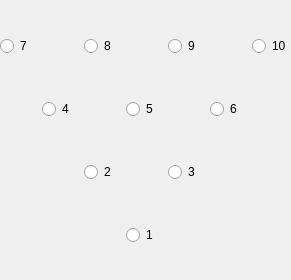
<?xml version="1.0" encoding="UTF-8"?>
<ui version="4.0">
 <class>Form_PinMap</class>
 <widget class="QWidget" name="Form_PinMap">
  <property name="geometry">
   <rect>
    <x>0</x>
    <y>0</y>
    <width>291</width>
    <height>280</height>
   </rect>
  </property>
  <property name="windowTitle">
   <string>Form</string>
  </property>
  <widget class="QWidget" name="gridLayoutWidget">
   <property name="geometry">
    <rect>
     <x>0</x>
     <y>0</y>
     <width>291</width>
     <height>281</height>
    </rect>
   </property>
   <layout class="QGridLayout" name="gridLayout">
    <property name="verticalSpacing">
     <number>7</number>
    </property>
    <item row="0" column="0">
     <widget class="QRadioButton" name="rb_pin7">
      <property name="layoutDirection">
       <enum>Qt::LeftToRight</enum>
      </property>
      <property name="text">
       <string>7</string>
      </property>
      <property name="autoExclusive">
       <bool>false</bool>
      </property>
     </widget>
    </item>
    <item row="2" column="2">
     <widget class="QRadioButton" name="rb_pin2">
      <property name="text">
       <string>2</string>
      </property>
      <property name="autoExclusive">
       <bool>false</bool>
      </property>
     </widget>
    </item>
    <item row="2" column="4">
     <widget class="QRadioButton" name="rb_pin3">
      <property name="text">
       <string>3</string>
      </property>
      <property name="autoExclusive">
       <bool>false</bool>
      </property>
     </widget>
    </item>
    <item row="3" column="3">
     <widget class="QRadioButton" name="rb_pin1">
      <property name="text">
       <string>1</string>
      </property>
      <property name="autoExclusive">
       <bool>false</bool>
      </property>
     </widget>
    </item>
    <item row="0" column="4">
     <widget class="QRadioButton" name="rb_pin9">
      <property name="text">
       <string>9</string>
      </property>
      <property name="autoExclusive">
       <bool>false</bool>
      </property>
     </widget>
    </item>
    <item row="0" column="6">
     <widget class="QRadioButton" name="rb_pin10">
      <property name="text">
       <string>10</string>
      </property>
      <property name="autoExclusive">
       <bool>false</bool>
      </property>
     </widget>
    </item>
    <item row="0" column="2">
     <widget class="QRadioButton" name="rb_pin8">
      <property name="text">
       <string>8</string>
      </property>
      <property name="autoExclusive">
       <bool>false</bool>
      </property>
     </widget>
    </item>
    <item row="1" column="1">
     <widget class="QRadioButton" name="rb_pin4">
      <property name="text">
       <string>4</string>
      </property>
      <property name="autoExclusive">
       <bool>false</bool>
      </property>
     </widget>
    </item>
    <item row="1" column="3">
     <widget class="QRadioButton" name="rb_pin5">
      <property name="text">
       <string>5</string>
      </property>
      <property name="autoExclusive">
       <bool>false</bool>
      </property>
     </widget>
    </item>
    <item row="1" column="5">
     <widget class="QRadioButton" name="rb_pin6">
      <property name="text">
       <string>6</string>
      </property>
      <property name="autoExclusive">
       <bool>false</bool>
      </property>
     </widget>
    </item>
   </layout>
  </widget>
 </widget>
 <resources/>
 <connections/>
</ui>
